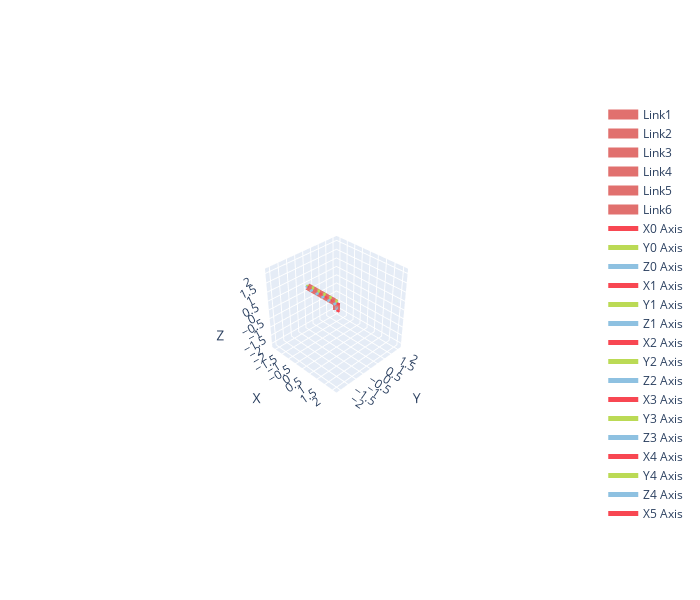
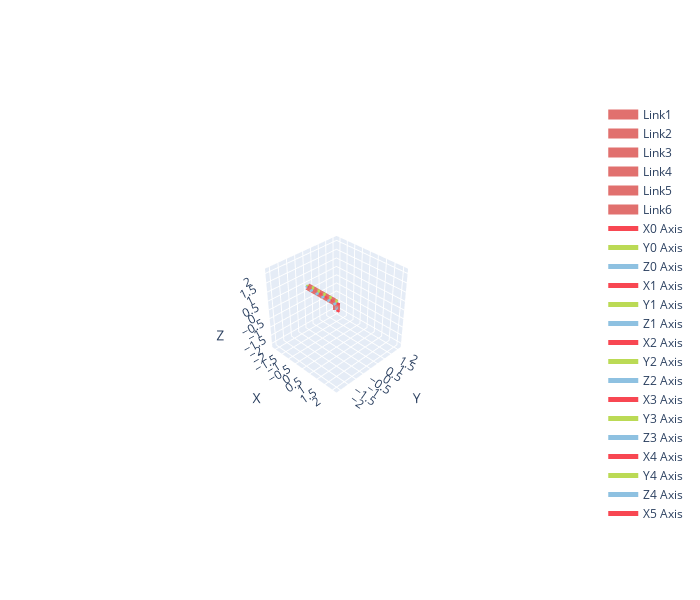

Here is the notebook cell these charts were saved with, in order:
### Code cell
robot6 = generic.GenericSix()
robot6.plotly(robot6.qz, fig=go.Figure())

### Figure 1 — Plotly figure (JSON) as saved in the notebook; plotly's stock layout.template omitted (floating-point values rounded to 4 significant figures)
{"data": [{"line": {"color": "#E1706E", "width": 14}, "mode": "lines", "name": "Link1", "type": "scatter3d", "x": [0.0, 0.0], "y": [0.0, 0.0], "z": [0.0, 0.4]}, {"line": {"color": "#E1706E", "width": 14}, "mode": "lines", "name": "Link2", "type": "scatter3d", "x": [0.0, -0.4], "y": [0.0, 0.0], "z": [0.4, 0.4]}, {"line": {"color": "#E1706E", "width": 14}, "mode": "lines", "name": "Link3", "type": "scatter3d", "x": [-0.4, -0.8], "y": [0.0, 0.0], "z": [0.4, 0.4]}, {"line": {"color": "#E1706E", "width": 14}, "mode": "lines", "name": "Link4", "type": "scatter3d", "x": [-0.8, -1.2], "y": [0.0, 0.0], "z": [0.4, 0.4]}, {"line": {"color": "#E1706E", "width": 14}, "mode": "lines", "name": "Link5", "type": "scatter3d", "x": [-1.2, -1.6], "y": [0.0, 0.0], "z": [0.4, 0.4]}, {"line": {"color": "#E1706E", "width": 14}, "mode": "lines", "name": "Link6", "type": "scatter3d", "x": [-1.6, -2.0], "y": [0.0, 0.0], "z": [0.4, 0.4]}, {"line": {"color": "#F84752", "width": 5}, "mode": "lines", "name": "X0 Axis", "type": "scatter3d", "x": [0, 0.2], "y": [0, 0], "z": [0, 0]}, {"cmax": 1, "cmin": 0, "colorscale": [[0, "#F84752"], [1, "#F84752"]], "showscale": false, "sizemode": "absolute", "sizeref": 0.02, "type": "cone", "u": [1], "v": [0], "w": [0], "x": [0.2], "y": [0], "z": [0]}, {"line": {"color": "#BBDA55", "width": 5}, "mode": "lines", "name": "Y0 Axis", "type": "scatter3d", "x": [0, 0], "y": [0, 0.2], "z": [0, 0]}, {"cmax": 1, "cmin": 0, "colorscale": [[0, "#BBDA55"], [1, "#BBDA55"]], "showscale": false, "sizemode": "absolute", "sizeref": 0.02, "type": "cone", "u": [0], "v": [1], "w": [0], "x": [0], "y": [0.2], "z": [0]}, {"line": {"color": "#8EC1E1", "width": 5}, "mode": "lines", "name": "Z0 Axis", "type": "scatter3d", "x": [0, 0], "y": [0, 0], "z": [0, 0.2]}, {"cmax": 1, "cmin": 0, "colorscale": [[0, "#8EC1E1"], [1, "#8EC1E1"]], "showscale": false, "sizemode": "absolute", "sizeref": 0.02, "type": "cone", "u": [0], "v": [0], "w": [1], "x": [0], "y": [0], "z": [0.2]}, {"line": {"color": "#F84752", "width": 5}, "mode": "lines", "name": "X1 Axis", "type": "scatter3d", "x": [0, 0.2], "y": [0, 0], "z": [0.4, 0.4]}, {"cmax": 1, "cmin": 0, "colorscale": [[0, "#F84752"], [1, "#F84752"]], "showscale": false, "sizemode": "absolute", "sizeref": 0.02, "type": "cone", "u": [1], "v": [0], "w": [0], "x": [0.2], "y": [0], "z": [0.4]}, {"line": {"color": "#BBDA55", "width": 5}, "mode": "lines", "name": "Y1 Axis", "type": "scatter3d", "x": [0, 0], "y": [0, 1.225e-17], "z": [0.4, 0.6]}, {"cmax": 1, "cmin": 0, "colorscale": [[0, "#BBDA55"], [1, "#BBDA55"]], "showscale": false, "sizemode": "absolute", "sizeref": 0.02, "type": "cone", "u": [0], "v": [6.123e-17], "w": [1], "x": [0], "y": [1.225e-17], "z": [0.6]}, {"line": {"color": "#8EC1E1", "width": 5}, "mode": "lines", "name": "Z1 Axis", "type": "scatter3d", "x": [0, 0], "y": [0, -0.2], "z": [0.4, 0.4]}, {"cmax": 1, "cmin": 0, "colorscale": [[0, "#8EC1E1"], [1, "#8EC1E1"]], "showscale": false, "sizemode": "absolute", "sizeref": 0.02, "type": "cone", "u": [0], "v": [-1], "w": [6.123e-17], "x": [0], "y": [-0.2], "z": [0.4]}, {"line": {"color": "#F84752", "width": 5}, "mode": "lines", "name": "X2 Axis", "type": "scatter3d", "x": [-0.4, -0.2], "y": [0, 0], "z": [0.4, 0.4]}, {"cmax": 1, "cmin": 0, "colorscale": [[0, "#F84752"], [1, "#F84752"]], "showscale": false, "sizemode": "absolute", "sizeref": 0.02, "type": "cone", "u": [1], "v": [0], "w": [0], "x": [-0.2], "y": [0], "z": [0.4]}, {"line": {"color": "#BBDA55", "width": 5}, "mode": "lines", "name": "Y2 Axis", "type": "scatter3d", "x": [-0.4, -0.4], "y": [0, 1.225e-17], "z": [0.4, 0.6]}, {"cmax": 1, "cmin": 0, "colorscale": [[0, "#BBDA55"], [1, "#BBDA55"]], "showscale": false, "sizemode": "absolute", "sizeref": 0.02, "type": "cone", "u": [0], "v": [6.123e-17], "w": [1], "x": [-0.4], "y": [1.225e-17], "z": [0.6]}, {"line": {"color": "#8EC1E1", "width": 5}, "mode": "lines", "name": "Z2 Axis", "type": "scatter3d", "x": [-0.4, -0.4], "y": [0, -0.2], "z": [0.4, 0.4]}, {"cmax": 1, "cmin": 0, "colorscale": [[0, "#8EC1E1"], [1, "#8EC1E1"]], "showscale": false, "sizemode": "absolute", "sizeref": 0.02, "type": "cone", "u": [0], "v": [-1], "w": [6.123e-17], "x": [-0.4], "y": [-0.2], "z": [0.4]}, {"line": {"color": "#F84752", "width": 5}, "mode": "lines", "name": "X3 Axis", "type": "scatter3d", "x": [-0.8, -0.6], "y": [0, 0], "z": [0.4, 0.4]}, {"cmax": 1, "cmin": 0, "colorscale": [[0, "#F84752"], [1, "#F84752"]], "showscale": false, "sizemode": "absolute", "sizeref": 0.02, "type": "cone", "u": [1], "v": [0], "w": [0], "x": [-0.6], "y": [0], "z": [0.4]}, {"line": {"color": "#BBDA55", "width": 5}, "mode": "lines", "name": "Y3 Axis", "type": "scatter3d", "x": [-0.8, -0.8], "y": [0, 1.225e-17], "z": [0.4, 0.6]}, {"cmax": 1, "cmin": 0, "colorscale": [[0, "#BBDA55"], [1, "#BBDA55"]], "showscale": false, "sizemode": "absolute", "sizeref": 0.02, "type": "cone", "u": [0], "v": [6.123e-17], "w": [1], "x": [-0.8], "y": [1.225e-17], "z": [0.6]}, {"line": {"color": "#8EC1E1", "width": 5}, "mode": "lines", "name": "Z3 Axis", "type": "scatter3d", "x": [-0.8, -0.8], "y": [0, -0.2], "z": [0.4, 0.4]}, {"cmax": 1, "cmin": 0, "colorscale": [[0, "#8EC1E1"], [1, "#8EC1E1"]], "showscale": false, "sizemode": "absolute", "sizeref": 0.02, "type": "cone", "u": [0], "v": [-1], "w": [6.123e-17], "x": [-0.8], "y": [-0.2], "z": [0.4]}, {"line": {"color": "#F84752", "width": 5}, "mode": "lines", "name": "X4 Axis", "type": "scatter3d", "x": [-1.2, -1.0], "y": [0, 0], "z": [0.4, 0.4]}, {"cmax": 1, "cmin": 0, "colorscale": [[0, "#F84752"], [1, "#F84752"]], "showscale": false, "sizemode": "absolute", "sizeref": 0.02, "type": "cone", "u": [1], "v": [0], "w": [0], "x": [-1.0], "y": [0], "z": [0.4]}, {"line": {"color": "#BBDA55", "width": 5}, "mode": "lines", "name": "Y4 Axis", "type": "scatter3d", "x": [-1.2, -1.2], "y": [0, 1.225e-17], "z": [0.4, 0.6]}, {"cmax": 1, "cmin": 0, "colorscale": [[0, "#BBDA55"], [1, "#BBDA55"]], "showscale": false, "sizemode": "absolute", "sizeref": 0.02, "type": "cone", "u": [0], "v": [6.123e-17], "w": [1], "x": [-1.2], "y": [1.225e-17], "z": [0.6]}, {"line": {"color": "#8EC1E1", "width": 5}, "mode": "lines", "name": "Z4 Axis", "type": "scatter3d", "x": [-1.2, -1.2], "y": [0, -0.2], "z": [0.4, 0.4]}, {"cmax": 1, "cmin": 0, "colorscale": [[0, "#8EC1E1"], [1, "#8EC1E1"]], "showscale": false, "sizemode": "absolute", "sizeref": 0.02, "type": "cone", "u": [0], "v": [-1], "w": [6.123e-17], "x": [-1.2], "y": [-0.2], "z": [0.4]}, {"line": {"color": "#F84752", "width": 5}, "mode": "lines", "name": "X5 Axis", "type": "scatter3d", "x": [-1.6, -1.4], "y": [0, 0], "z": [0.4, 0.4]}, {"cmax": 1, "cmin": 0, "colorscale": [[0, "#F84752"], [1, "#F84752"]], "showscale": false, "sizemode": "absolute", "sizeref": 0.02, "type": "cone", "u": [1], "v": [0], "w": [0], "x": [-1.4], "y": [0], "z": [0.4]}, {"line": {"color": "#BBDA55", "width": 5}, "mode": "lines", "name": "Y5 Axis", "type": "scatter3d", "x": [-1.6, -1.6], "y": [0, 1.225e-17], "z": [0.4, 0.6]}, {"cmax": 1, "cmin": 0, "colorscale": [[0, "#BBDA55"], [1, "#BBDA55"]], "showscale": false, "sizemode": "absolute", "sizeref": 0.02, "type": "cone", "u": [0], "v": [6.123e-17], "w": [1], "x": [-1.6], "y": [1.225e-17], "z": [0.6]}, {"line": {"color": "#8EC1E1", "width": 5}, "mode": "lines", "name": "Z5 Axis", "type": "scatter3d", "x": [-1.6, -1.6], "y": [0, -0.2], "z": [0.4, 0.4]}, {"cmax": 1, "cmin": 0, "colorscale": [[0, "#8EC1E1"], [1, "#8EC1E1"]], "showscale": false, "sizemode": "absolute", "sizeref": 0.02, "type": "cone", "u": [0], "v": [-1], "w": [6.123e-17], "x": [-1.6], "y": [-0.2], "z": [0.4]}, {"line": {"color": "#F84752", "width": 5}, "mode": "lines", "name": "X6 Axis", "type": "scatter3d", "x": [-2, -1.9], "y": [0, 0], "z": [0.4, 0.4]}, {"cmax": 1, "cmin": 0, "colorscale": [[0, "#F84752"], [1, "#F84752"]], "showscale": false, "sizemode": "absolute", "sizeref": 0.01, "type": "cone", "u": [1], "v": [0], "w": [0], "x": [-1.9], "y": [0], "z": [0.4]}, {"line": {"color": "#BBDA55", "width": 5}, "mode": "lines", "name": "Y6 Axis", "type": "scatter3d", "x": [-2, -2], "y": [0, 6.123e-18], "z": [0.4, 0.5]}, {"cmax": 1, "cmin": 0, "colorscale": [[0, "#BBDA55"], [1, "#BBDA55"]], "showscale": false, "sizemode": "absolute", "sizeref": 0.01, "type": "cone", "u": [0], "v": [6.123e-17], "w": [1], "x": [-2], "y": [6.123e-18], "z": [0.5]}, {"line": {"color": "#8EC1E1", "width": 5}, "mode": "lines", "name": "Z6 Axis", "type": "scatter3d", "x": [-2, -2], "y": [0, -0.1], "z": [0.4, 0.4]}, {"cmax": 1, "cmin": 0, "colorscale": [[0, "#8EC1E1"], [1, "#8EC1E1"]], "showscale": false, "sizemode": "absolute", "sizeref": 0.01, "type": "cone", "u": [0], "v": [-1], "w": [6.123e-17], "x": [-2], "y": [-0.1], "z": [0.4]}], "layout": {"height": 600, "scene": {"aspectmode": "cube", "camera": {"center": {"x": 0, "y": 0, "z": 0}, "eye": {"x": 3.059, "y": -3.059, "z": 3.059}, "up": {"x": 0, "y": 0, "z": 1}}, "xaxis": {"nticks": 10, "range": [-2.244, 2.244], "title": {"text": "X"}}, "yaxis": {"nticks": 10, "range": [-2.244, 2.244], "title": {"text": "Y"}}, "zaxis": {"nticks": 10, "range": [-2.244, 2.244], "title": {"text": "Z"}}}, "width": 700}}

### Figure 2 — Plotly figure (JSON) as saved in the notebook; plotly's stock layout.template omitted (floating-point values rounded to 4 significant figures)
{"data": [{"line": {"color": "#E1706E", "width": 14}, "mode": "lines", "name": "Link1", "type": "scatter3d", "x": [0.0, 0.0], "y": [0.0, 0.0], "z": [0.0, 0.4]}, {"line": {"color": "#E1706E", "width": 14}, "mode": "lines", "name": "Link2", "type": "scatter3d", "x": [0.0, -0.4], "y": [0.0, 0.0], "z": [0.4, 0.4]}, {"line": {"color": "#E1706E", "width": 14}, "mode": "lines", "name": "Link3", "type": "scatter3d", "x": [-0.4, -0.8], "y": [0.0, 0.0], "z": [0.4, 0.4]}, {"line": {"color": "#E1706E", "width": 14}, "mode": "lines", "name": "Link4", "type": "scatter3d", "x": [-0.8, -1.2], "y": [0.0, 0.0], "z": [0.4, 0.4]}, {"line": {"color": "#E1706E", "width": 14}, "mode": "lines", "name": "Link5", "type": "scatter3d", "x": [-1.2, -1.6], "y": [0.0, 0.0], "z": [0.4, 0.4]}, {"line": {"color": "#E1706E", "width": 14}, "mode": "lines", "name": "Link6", "type": "scatter3d", "x": [-1.6, -2.0], "y": [0.0, 0.0], "z": [0.4, 0.4]}, {"line": {"color": "#F84752", "width": 5}, "mode": "lines", "name": "X0 Axis", "type": "scatter3d", "x": [0, 0.2], "y": [0, 0], "z": [0, 0]}, {"cmax": 1, "cmin": 0, "colorscale": [[0, "#F84752"], [1, "#F84752"]], "showscale": false, "sizemode": "absolute", "sizeref": 0.02, "type": "cone", "u": [1], "v": [0], "w": [0], "x": [0.2], "y": [0], "z": [0]}, {"line": {"color": "#BBDA55", "width": 5}, "mode": "lines", "name": "Y0 Axis", "type": "scatter3d", "x": [0, 0], "y": [0, 0.2], "z": [0, 0]}, {"cmax": 1, "cmin": 0, "colorscale": [[0, "#BBDA55"], [1, "#BBDA55"]], "showscale": false, "sizemode": "absolute", "sizeref": 0.02, "type": "cone", "u": [0], "v": [1], "w": [0], "x": [0], "y": [0.2], "z": [0]}, {"line": {"color": "#8EC1E1", "width": 5}, "mode": "lines", "name": "Z0 Axis", "type": "scatter3d", "x": [0, 0], "y": [0, 0], "z": [0, 0.2]}, {"cmax": 1, "cmin": 0, "colorscale": [[0, "#8EC1E1"], [1, "#8EC1E1"]], "showscale": false, "sizemode": "absolute", "sizeref": 0.02, "type": "cone", "u": [0], "v": [0], "w": [1], "x": [0], "y": [0], "z": [0.2]}, {"line": {"color": "#F84752", "width": 5}, "mode": "lines", "name": "X1 Axis", "type": "scatter3d", "x": [0, 0.2], "y": [0, 0], "z": [0.4, 0.4]}, {"cmax": 1, "cmin": 0, "colorscale": [[0, "#F84752"], [1, "#F84752"]], "showscale": false, "sizemode": "absolute", "sizeref": 0.02, "type": "cone", "u": [1], "v": [0], "w": [0], "x": [0.2], "y": [0], "z": [0.4]}, {"line": {"color": "#BBDA55", "width": 5}, "mode": "lines", "name": "Y1 Axis", "type": "scatter3d", "x": [0, 0], "y": [0, 1.225e-17], "z": [0.4, 0.6]}, {"cmax": 1, "cmin": 0, "colorscale": [[0, "#BBDA55"], [1, "#BBDA55"]], "showscale": false, "sizemode": "absolute", "sizeref": 0.02, "type": "cone", "u": [0], "v": [6.123e-17], "w": [1], "x": [0], "y": [1.225e-17], "z": [0.6]}, {"line": {"color": "#8EC1E1", "width": 5}, "mode": "lines", "name": "Z1 Axis", "type": "scatter3d", "x": [0, 0], "y": [0, -0.2], "z": [0.4, 0.4]}, {"cmax": 1, "cmin": 0, "colorscale": [[0, "#8EC1E1"], [1, "#8EC1E1"]], "showscale": false, "sizemode": "absolute", "sizeref": 0.02, "type": "cone", "u": [0], "v": [-1], "w": [6.123e-17], "x": [0], "y": [-0.2], "z": [0.4]}, {"line": {"color": "#F84752", "width": 5}, "mode": "lines", "name": "X2 Axis", "type": "scatter3d", "x": [-0.4, -0.2], "y": [0, 0], "z": [0.4, 0.4]}, {"cmax": 1, "cmin": 0, "colorscale": [[0, "#F84752"], [1, "#F84752"]], "showscale": false, "sizemode": "absolute", "sizeref": 0.02, "type": "cone", "u": [1], "v": [0], "w": [0], "x": [-0.2], "y": [0], "z": [0.4]}, {"line": {"color": "#BBDA55", "width": 5}, "mode": "lines", "name": "Y2 Axis", "type": "scatter3d", "x": [-0.4, -0.4], "y": [0, 1.225e-17], "z": [0.4, 0.6]}, {"cmax": 1, "cmin": 0, "colorscale": [[0, "#BBDA55"], [1, "#BBDA55"]], "showscale": false, "sizemode": "absolute", "sizeref": 0.02, "type": "cone", "u": [0], "v": [6.123e-17], "w": [1], "x": [-0.4], "y": [1.225e-17], "z": [0.6]}, {"line": {"color": "#8EC1E1", "width": 5}, "mode": "lines", "name": "Z2 Axis", "type": "scatter3d", "x": [-0.4, -0.4], "y": [0, -0.2], "z": [0.4, 0.4]}, {"cmax": 1, "cmin": 0, "colorscale": [[0, "#8EC1E1"], [1, "#8EC1E1"]], "showscale": false, "sizemode": "absolute", "sizeref": 0.02, "type": "cone", "u": [0], "v": [-1], "w": [6.123e-17], "x": [-0.4], "y": [-0.2], "z": [0.4]}, {"line": {"color": "#F84752", "width": 5}, "mode": "lines", "name": "X3 Axis", "type": "scatter3d", "x": [-0.8, -0.6], "y": [0, 0], "z": [0.4, 0.4]}, {"cmax": 1, "cmin": 0, "colorscale": [[0, "#F84752"], [1, "#F84752"]], "showscale": false, "sizemode": "absolute", "sizeref": 0.02, "type": "cone", "u": [1], "v": [0], "w": [0], "x": [-0.6], "y": [0], "z": [0.4]}, {"line": {"color": "#BBDA55", "width": 5}, "mode": "lines", "name": "Y3 Axis", "type": "scatter3d", "x": [-0.8, -0.8], "y": [0, 1.225e-17], "z": [0.4, 0.6]}, {"cmax": 1, "cmin": 0, "colorscale": [[0, "#BBDA55"], [1, "#BBDA55"]], "showscale": false, "sizemode": "absolute", "sizeref": 0.02, "type": "cone", "u": [0], "v": [6.123e-17], "w": [1], "x": [-0.8], "y": [1.225e-17], "z": [0.6]}, {"line": {"color": "#8EC1E1", "width": 5}, "mode": "lines", "name": "Z3 Axis", "type": "scatter3d", "x": [-0.8, -0.8], "y": [0, -0.2], "z": [0.4, 0.4]}, {"cmax": 1, "cmin": 0, "colorscale": [[0, "#8EC1E1"], [1, "#8EC1E1"]], "showscale": false, "sizemode": "absolute", "sizeref": 0.02, "type": "cone", "u": [0], "v": [-1], "w": [6.123e-17], "x": [-0.8], "y": [-0.2], "z": [0.4]}, {"line": {"color": "#F84752", "width": 5}, "mode": "lines", "name": "X4 Axis", "type": "scatter3d", "x": [-1.2, -1.0], "y": [0, 0], "z": [0.4, 0.4]}, {"cmax": 1, "cmin": 0, "colorscale": [[0, "#F84752"], [1, "#F84752"]], "showscale": false, "sizemode": "absolute", "sizeref": 0.02, "type": "cone", "u": [1], "v": [0], "w": [0], "x": [-1.0], "y": [0], "z": [0.4]}, {"line": {"color": "#BBDA55", "width": 5}, "mode": "lines", "name": "Y4 Axis", "type": "scatter3d", "x": [-1.2, -1.2], "y": [0, 1.225e-17], "z": [0.4, 0.6]}, {"cmax": 1, "cmin": 0, "colorscale": [[0, "#BBDA55"], [1, "#BBDA55"]], "showscale": false, "sizemode": "absolute", "sizeref": 0.02, "type": "cone", "u": [0], "v": [6.123e-17], "w": [1], "x": [-1.2], "y": [1.225e-17], "z": [0.6]}, {"line": {"color": "#8EC1E1", "width": 5}, "mode": "lines", "name": "Z4 Axis", "type": "scatter3d", "x": [-1.2, -1.2], "y": [0, -0.2], "z": [0.4, 0.4]}, {"cmax": 1, "cmin": 0, "colorscale": [[0, "#8EC1E1"], [1, "#8EC1E1"]], "showscale": false, "sizemode": "absolute", "sizeref": 0.02, "type": "cone", "u": [0], "v": [-1], "w": [6.123e-17], "x": [-1.2], "y": [-0.2], "z": [0.4]}, {"line": {"color": "#F84752", "width": 5}, "mode": "lines", "name": "X5 Axis", "type": "scatter3d", "x": [-1.6, -1.4], "y": [0, 0], "z": [0.4, 0.4]}, {"cmax": 1, "cmin": 0, "colorscale": [[0, "#F84752"], [1, "#F84752"]], "showscale": false, "sizemode": "absolute", "sizeref": 0.02, "type": "cone", "u": [1], "v": [0], "w": [0], "x": [-1.4], "y": [0], "z": [0.4]}, {"line": {"color": "#BBDA55", "width": 5}, "mode": "lines", "name": "Y5 Axis", "type": "scatter3d", "x": [-1.6, -1.6], "y": [0, 1.225e-17], "z": [0.4, 0.6]}, {"cmax": 1, "cmin": 0, "colorscale": [[0, "#BBDA55"], [1, "#BBDA55"]], "showscale": false, "sizemode": "absolute", "sizeref": 0.02, "type": "cone", "u": [0], "v": [6.123e-17], "w": [1], "x": [-1.6], "y": [1.225e-17], "z": [0.6]}, {"line": {"color": "#8EC1E1", "width": 5}, "mode": "lines", "name": "Z5 Axis", "type": "scatter3d", "x": [-1.6, -1.6], "y": [0, -0.2], "z": [0.4, 0.4]}, {"cmax": 1, "cmin": 0, "colorscale": [[0, "#8EC1E1"], [1, "#8EC1E1"]], "showscale": false, "sizemode": "absolute", "sizeref": 0.02, "type": "cone", "u": [0], "v": [-1], "w": [6.123e-17], "x": [-1.6], "y": [-0.2], "z": [0.4]}, {"line": {"color": "#F84752", "width": 5}, "mode": "lines", "name": "X6 Axis", "type": "scatter3d", "x": [-2, -1.9], "y": [0, 0], "z": [0.4, 0.4]}, {"cmax": 1, "cmin": 0, "colorscale": [[0, "#F84752"], [1, "#F84752"]], "showscale": false, "sizemode": "absolute", "sizeref": 0.01, "type": "cone", "u": [1], "v": [0], "w": [0], "x": [-1.9], "y": [0], "z": [0.4]}, {"line": {"color": "#BBDA55", "width": 5}, "mode": "lines", "name": "Y6 Axis", "type": "scatter3d", "x": [-2, -2], "y": [0, 6.123e-18], "z": [0.4, 0.5]}, {"cmax": 1, "cmin": 0, "colorscale": [[0, "#BBDA55"], [1, "#BBDA55"]], "showscale": false, "sizemode": "absolute", "sizeref": 0.01, "type": "cone", "u": [0], "v": [6.123e-17], "w": [1], "x": [-2], "y": [6.123e-18], "z": [0.5]}, {"line": {"color": "#8EC1E1", "width": 5}, "mode": "lines", "name": "Z6 Axis", "type": "scatter3d", "x": [-2, -2], "y": [0, -0.1], "z": [0.4, 0.4]}, {"cmax": 1, "cmin": 0, "colorscale": [[0, "#8EC1E1"], [1, "#8EC1E1"]], "showscale": false, "sizemode": "absolute", "sizeref": 0.01, "type": "cone", "u": [0], "v": [-1], "w": [6.123e-17], "x": [-2], "y": [-0.1], "z": [0.4]}], "layout": {"height": 600, "scene": {"aspectmode": "cube", "camera": {"center": {"x": 0, "y": 0, "z": 0}, "eye": {"x": 3.059, "y": -3.059, "z": 3.059}, "up": {"x": 0, "y": 0, "z": 1}}, "xaxis": {"nticks": 10, "range": [-2.244, 2.244], "title": {"text": "X"}}, "yaxis": {"nticks": 10, "range": [-2.244, 2.244], "title": {"text": "Y"}}, "zaxis": {"nticks": 10, "range": [-2.244, 2.244], "title": {"text": "Z"}}}, "width": 700}}
